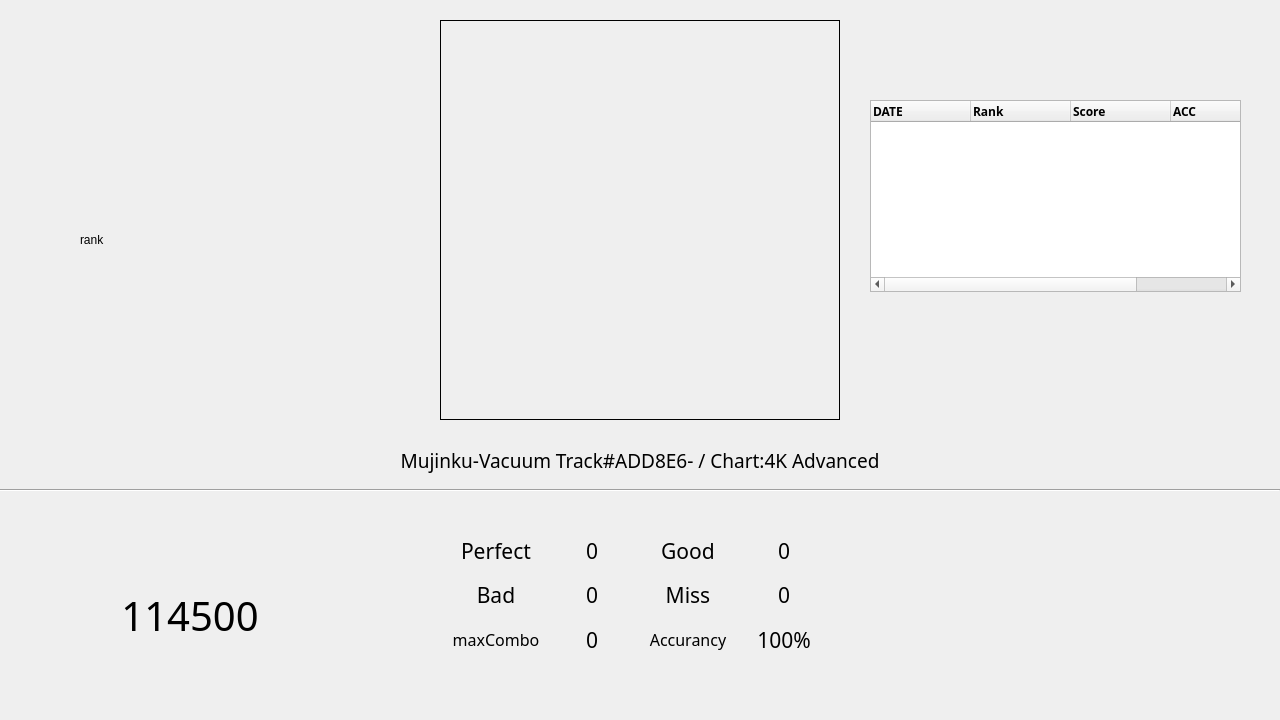
<?xml version="1.0" encoding="UTF-8"?>
<ui version="4.0">
 <class>EndWidgetClass</class>
 <widget class="QWidget" name="EndWidgetClass">
  <property name="geometry">
   <rect>
    <x>0</x>
    <y>0</y>
    <width>1280</width>
    <height>720</height>
   </rect>
  </property>
  <property name="minimumSize">
   <size>
    <width>1280</width>
    <height>720</height>
   </size>
  </property>
  <property name="maximumSize">
   <size>
    <width>1280</width>
    <height>720</height>
   </size>
  </property>
  <property name="windowTitle">
   <string>EndWidget</string>
  </property>
  <widget class="QPushButton" name="pushButton_restart">
   <property name="geometry">
    <rect>
     <x>1072</x>
     <y>40</y>
     <width>64</width>
     <height>64</height>
    </rect>
   </property>
   <property name="styleSheet">
    <string notr="true">QPushButton
{
	background-image:url(./res/icon/restrart_white_64x.png);
	border:0px;
}

QPushButton:pressed
{
	background-image:url(./res/icon/restart_black_64x.png);
	border:0px;
}</string>
   </property>
   <property name="text">
    <string/>
   </property>
   <property name="icon">
    <iconset>
     <normaloff>../res/icon/restart_white_64x.png</normaloff>../res/icon/restart_white_64x.png</iconset>
   </property>
   <property name="iconSize">
    <size>
     <width>64</width>
     <height>64</height>
    </size>
   </property>
   <property name="checkable">
    <bool>true</bool>
   </property>
   <property name="checked">
    <bool>false</bool>
   </property>
   <property name="autoRepeat">
    <bool>false</bool>
   </property>
   <property name="autoExclusive">
    <bool>false</bool>
   </property>
   <property name="autoRepeatDelay">
    <number>300</number>
   </property>
   <property name="autoDefault">
    <bool>false</bool>
   </property>
   <property name="default">
    <bool>false</bool>
   </property>
   <property name="flat">
    <bool>true</bool>
   </property>
  </widget>
  <widget class="QPushButton" name="pushButton_backMenu">
   <property name="geometry">
    <rect>
     <x>1176</x>
     <y>40</y>
     <width>64</width>
     <height>64</height>
    </rect>
   </property>
   <property name="styleSheet">
    <string notr="true">QPushButton
{
	background-image:url(./res/icon/home_white_64x.png);
	border:0px;
}

QPushButton:pressed
{
	background-image:url(./res/icon/home_black_64x.png);
	border:0px;
}</string>
   </property>
   <property name="text">
    <string/>
   </property>
   <property name="icon">
    <iconset>
     <normaloff>../res/icon/home_white_64x.png</normaloff>../res/icon/home_white_64x.png</iconset>
   </property>
   <property name="iconSize">
    <size>
     <width>64</width>
     <height>64</height>
    </size>
   </property>
   <property name="default">
    <bool>false</bool>
   </property>
   <property name="flat">
    <bool>true</bool>
   </property>
  </widget>
  <widget class="QLabel" name="background">
   <property name="geometry">
    <rect>
     <x>-420</x>
     <y>-170</y>
     <width>1200</width>
     <height>675</height>
    </rect>
   </property>
   <property name="sizePolicy">
    <sizepolicy hsizetype="Fixed" vsizetype="Fixed">
     <horstretch>0</horstretch>
     <verstretch>0</verstretch>
    </sizepolicy>
   </property>
   <property name="minimumSize">
    <size>
     <width>1200</width>
     <height>675</height>
    </size>
   </property>
   <property name="maximumSize">
    <size>
     <width>1200</width>
     <height>675</height>
    </size>
   </property>
   <property name="text">
    <string/>
   </property>
  </widget>
  <widget class="QLabel" name="label_songPic">
   <property name="geometry">
    <rect>
     <x>440</x>
     <y>20</y>
     <width>400</width>
     <height>400</height>
    </rect>
   </property>
   <property name="frameShape">
    <enum>QFrame::Shape::Box</enum>
   </property>
   <property name="text">
    <string/>
   </property>
  </widget>
  <widget class="QLabel" name="label_chartIntro">
   <property name="geometry">
    <rect>
     <x>0</x>
     <y>440</y>
     <width>1280</width>
     <height>40</height>
    </rect>
   </property>
   <property name="minimumSize">
    <size>
     <width>0</width>
     <height>40</height>
    </size>
   </property>
   <property name="maximumSize">
    <size>
     <width>1280</width>
     <height>40</height>
    </size>
   </property>
   <property name="font">
    <font>
     <family>Saira</family>
     <pointsize>14</pointsize>
    </font>
   </property>
   <property name="text">
    <string>Mujinku-Vacuum Track#ADD8E6- / Chart:4K Advanced</string>
   </property>
   <property name="alignment">
    <set>Qt::AlignmentFlag::AlignCenter</set>
   </property>
  </widget>
  <widget class="QLabel" name="label_scoreNum">
   <property name="geometry">
    <rect>
     <x>90</x>
     <y>590</y>
     <width>200</width>
     <height>50</height>
    </rect>
   </property>
   <property name="minimumSize">
    <size>
     <width>200</width>
     <height>50</height>
    </size>
   </property>
   <property name="maximumSize">
    <size>
     <width>200</width>
     <height>50</height>
    </size>
   </property>
   <property name="font">
    <font>
     <family>Saira</family>
     <pointsize>30</pointsize>
    </font>
   </property>
   <property name="text">
    <string>114500</string>
   </property>
   <property name="textFormat">
    <enum>Qt::TextFormat::AutoText</enum>
   </property>
   <property name="alignment">
    <set>Qt::AlignmentFlag::AlignCenter</set>
   </property>
  </widget>
  <widget class="QLabel" name="label_rank">
   <property name="geometry">
    <rect>
     <x>80</x>
     <y>140</y>
     <width>200</width>
     <height>200</height>
    </rect>
   </property>
   <property name="minimumSize">
    <size>
     <width>200</width>
     <height>200</height>
    </size>
   </property>
   <property name="maximumSize">
    <size>
     <width>200</width>
     <height>200</height>
    </size>
   </property>
   <property name="text">
    <string>rank</string>
   </property>
  </widget>
  <widget class="QLabel" name="label_scoreFrame">
   <property name="geometry">
    <rect>
     <x>40</x>
     <y>510</y>
     <width>280</width>
     <height>160</height>
    </rect>
   </property>
   <property name="minimumSize">
    <size>
     <width>280</width>
     <height>160</height>
    </size>
   </property>
   <property name="maximumSize">
    <size>
     <width>280</width>
     <height>160</height>
    </size>
   </property>
   <property name="text">
    <string/>
   </property>
   <property name="pixmap">
    <pixmap>../res/icon/scoreFrame.png</pixmap>
   </property>
   <property name="scaledContents">
    <bool>true</bool>
   </property>
  </widget>
  <widget class="QTreeWidget" name="treeWidget_history">
   <property name="geometry">
    <rect>
     <x>870</x>
     <y>100</y>
     <width>371</width>
     <height>192</height>
    </rect>
   </property>
   <property name="font">
    <font>
     <family>Segoe Script</family>
     <italic>false</italic>
     <bold>true</bold>
     <strikeout>false</strikeout>
    </font>
   </property>
   <property name="mouseTracking">
    <bool>true</bool>
   </property>
   <property name="tabletTracking">
    <bool>false</bool>
   </property>
   <property name="autoFillBackground">
    <bool>true</bool>
   </property>
   <column>
    <property name="text">
     <string>DATE</string>
    </property>
   </column>
   <column>
    <property name="text">
     <string>Rank</string>
    </property>
   </column>
   <column>
    <property name="text">
     <string>Score</string>
    </property>
   </column>
   <column>
    <property name="text">
     <string>ACC</string>
    </property>
   </column>
   <column>
    <property name="text">
     <string>MISS</string>
    </property>
   </column>
  </widget>
  <widget class="QPushButton" name="pushButton_history">
   <property name="geometry">
    <rect>
     <x>968</x>
     <y>40</y>
     <width>64</width>
     <height>64</height>
    </rect>
   </property>
   <property name="styleSheet">
    <string notr="true">QPushButton
{
	background-image:url(./res/icon/history_white_64x.png);
	border:0px;
}

QPushButton:pressed
{
	background-image:url(./res/icon/history_black_64x.png);
	border:0px;
}</string>
   </property>
   <property name="text">
    <string/>
   </property>
   <property name="icon">
    <iconset>
     <normaloff>../res/icon/history_white_64x.png</normaloff>../res/icon/history_white_64x.png</iconset>
   </property>
   <property name="iconSize">
    <size>
     <width>64</width>
     <height>64</height>
    </size>
   </property>
   <property name="checkable">
    <bool>true</bool>
   </property>
   <property name="checked">
    <bool>false</bool>
   </property>
   <property name="autoRepeat">
    <bool>false</bool>
   </property>
   <property name="autoExclusive">
    <bool>false</bool>
   </property>
   <property name="autoRepeatDelay">
    <number>300</number>
   </property>
   <property name="autoDefault">
    <bool>false</bool>
   </property>
   <property name="default">
    <bool>false</bool>
   </property>
   <property name="flat">
    <bool>true</bool>
   </property>
  </widget>
  <widget class="Line" name="line">
   <property name="geometry">
    <rect>
     <x>0</x>
     <y>480</y>
     <width>1280</width>
     <height>20</height>
    </rect>
   </property>
   <property name="orientation">
    <enum>Qt::Orientation::Horizontal</enum>
   </property>
  </widget>
  <widget class="QWidget" name="widget_scoreList" native="true">
   <property name="geometry">
    <rect>
     <x>440</x>
     <y>520</y>
     <width>400</width>
     <height>150</height>
    </rect>
   </property>
   <property name="minimumSize">
    <size>
     <width>400</width>
     <height>150</height>
    </size>
   </property>
   <property name="maximumSize">
    <size>
     <width>400</width>
     <height>150</height>
    </size>
   </property>
   <property name="font">
    <font>
     <family>Saira</family>
     <pointsize>9</pointsize>
    </font>
   </property>
   <layout class="QGridLayout" name="gridLayout">
    <item row="2" column="3">
     <widget class="QLabel" name="label_accNum">
      <property name="font">
       <font>
        <family>Saira</family>
        <pointsize>16</pointsize>
       </font>
      </property>
      <property name="text">
       <string>100%</string>
      </property>
      <property name="alignment">
       <set>Qt::AlignmentFlag::AlignCenter</set>
      </property>
     </widget>
    </item>
    <item row="0" column="3">
     <widget class="QLabel" name="label_goodNum">
      <property name="minimumSize">
       <size>
        <width>0</width>
        <height>0</height>
       </size>
      </property>
      <property name="maximumSize">
       <size>
        <width>16777215</width>
        <height>16777215</height>
       </size>
      </property>
      <property name="font">
       <font>
        <family>Saira</family>
        <pointsize>16</pointsize>
       </font>
      </property>
      <property name="text">
       <string>0</string>
      </property>
      <property name="alignment">
       <set>Qt::AlignmentFlag::AlignCenter</set>
      </property>
     </widget>
    </item>
    <item row="0" column="0">
     <widget class="QLabel" name="label_best">
      <property name="minimumSize">
       <size>
        <width>0</width>
        <height>0</height>
       </size>
      </property>
      <property name="maximumSize">
       <size>
        <width>16777215</width>
        <height>16777215</height>
       </size>
      </property>
      <property name="font">
       <font>
        <family>Saira</family>
        <pointsize>16</pointsize>
       </font>
      </property>
      <property name="text">
       <string>Perfect</string>
      </property>
      <property name="alignment">
       <set>Qt::AlignmentFlag::AlignCenter</set>
      </property>
     </widget>
    </item>
    <item row="1" column="0">
     <widget class="QLabel" name="label_bad">
      <property name="font">
       <font>
        <family>Saira</family>
        <pointsize>16</pointsize>
       </font>
      </property>
      <property name="text">
       <string>Bad</string>
      </property>
      <property name="alignment">
       <set>Qt::AlignmentFlag::AlignCenter</set>
      </property>
     </widget>
    </item>
    <item row="1" column="3">
     <widget class="QLabel" name="label_missNum">
      <property name="minimumSize">
       <size>
        <width>0</width>
        <height>0</height>
       </size>
      </property>
      <property name="maximumSize">
       <size>
        <width>16777215</width>
        <height>16777215</height>
       </size>
      </property>
      <property name="font">
       <font>
        <family>Saira</family>
        <pointsize>16</pointsize>
       </font>
      </property>
      <property name="text">
       <string>0</string>
      </property>
      <property name="alignment">
       <set>Qt::AlignmentFlag::AlignCenter</set>
      </property>
     </widget>
    </item>
    <item row="2" column="2">
     <widget class="QLabel" name="label_acc">
      <property name="minimumSize">
       <size>
        <width>0</width>
        <height>0</height>
       </size>
      </property>
      <property name="maximumSize">
       <size>
        <width>16777215</width>
        <height>16777215</height>
       </size>
      </property>
      <property name="font">
       <font>
        <family>Saira</family>
        <pointsize>12</pointsize>
       </font>
      </property>
      <property name="text">
       <string>Accurancy</string>
      </property>
      <property name="alignment">
       <set>Qt::AlignmentFlag::AlignCenter</set>
      </property>
     </widget>
    </item>
    <item row="1" column="1">
     <widget class="QLabel" name="label_badNum">
      <property name="font">
       <font>
        <family>Saira</family>
        <pointsize>16</pointsize>
       </font>
      </property>
      <property name="text">
       <string>0</string>
      </property>
      <property name="alignment">
       <set>Qt::AlignmentFlag::AlignCenter</set>
      </property>
     </widget>
    </item>
    <item row="2" column="0">
     <widget class="QLabel" name="label_combo">
      <property name="minimumSize">
       <size>
        <width>0</width>
        <height>0</height>
       </size>
      </property>
      <property name="maximumSize">
       <size>
        <width>16777215</width>
        <height>16777215</height>
       </size>
      </property>
      <property name="font">
       <font>
        <family>Saira</family>
        <pointsize>12</pointsize>
       </font>
      </property>
      <property name="text">
       <string>maxCombo</string>
      </property>
      <property name="alignment">
       <set>Qt::AlignmentFlag::AlignCenter</set>
      </property>
     </widget>
    </item>
    <item row="2" column="1">
     <widget class="QLabel" name="label_comboNum">
      <property name="minimumSize">
       <size>
        <width>0</width>
        <height>0</height>
       </size>
      </property>
      <property name="maximumSize">
       <size>
        <width>16777215</width>
        <height>16777215</height>
       </size>
      </property>
      <property name="font">
       <font>
        <family>Saira</family>
        <pointsize>16</pointsize>
       </font>
      </property>
      <property name="text">
       <string>0</string>
      </property>
      <property name="alignment">
       <set>Qt::AlignmentFlag::AlignCenter</set>
      </property>
     </widget>
    </item>
    <item row="0" column="1">
     <widget class="QLabel" name="label_bestNum">
      <property name="sizePolicy">
       <sizepolicy hsizetype="Preferred" vsizetype="Preferred">
        <horstretch>0</horstretch>
        <verstretch>0</verstretch>
       </sizepolicy>
      </property>
      <property name="minimumSize">
       <size>
        <width>0</width>
        <height>0</height>
       </size>
      </property>
      <property name="maximumSize">
       <size>
        <width>16777215</width>
        <height>16777215</height>
       </size>
      </property>
      <property name="font">
       <font>
        <family>Saira</family>
        <pointsize>16</pointsize>
       </font>
      </property>
      <property name="text">
       <string>0</string>
      </property>
      <property name="alignment">
       <set>Qt::AlignmentFlag::AlignCenter</set>
      </property>
     </widget>
    </item>
    <item row="1" column="2">
     <widget class="QLabel" name="label_miss">
      <property name="minimumSize">
       <size>
        <width>0</width>
        <height>0</height>
       </size>
      </property>
      <property name="maximumSize">
       <size>
        <width>16777215</width>
        <height>16777215</height>
       </size>
      </property>
      <property name="font">
       <font>
        <family>Saira</family>
        <pointsize>16</pointsize>
       </font>
      </property>
      <property name="text">
       <string>Miss</string>
      </property>
      <property name="alignment">
       <set>Qt::AlignmentFlag::AlignCenter</set>
      </property>
     </widget>
    </item>
    <item row="0" column="2">
     <widget class="QLabel" name="label_good">
      <property name="minimumSize">
       <size>
        <width>0</width>
        <height>0</height>
       </size>
      </property>
      <property name="maximumSize">
       <size>
        <width>16777215</width>
        <height>16777215</height>
       </size>
      </property>
      <property name="font">
       <font>
        <family>Saira</family>
        <pointsize>16</pointsize>
       </font>
      </property>
      <property name="text">
       <string>Good</string>
      </property>
      <property name="alignment">
       <set>Qt::AlignmentFlag::AlignCenter</set>
      </property>
     </widget>
    </item>
   </layout>
  </widget>
  <widget class="QLabel" name="label_scoreListFrame">
   <property name="geometry">
    <rect>
     <x>400</x>
     <y>490</y>
     <width>440</width>
     <height>190</height>
    </rect>
   </property>
   <property name="minimumSize">
    <size>
     <width>440</width>
     <height>190</height>
    </size>
   </property>
   <property name="maximumSize">
    <size>
     <width>440</width>
     <height>190</height>
    </size>
   </property>
   <property name="text">
    <string/>
   </property>
   <property name="pixmap">
    <pixmap>../res/icon/scoreListFrame.png</pixmap>
   </property>
   <property name="scaledContents">
    <bool>true</bool>
   </property>
  </widget>
  <zorder>label_scoreListFrame</zorder>
  <zorder>background</zorder>
  <zorder>pushButton_restart</zorder>
  <zorder>pushButton_backMenu</zorder>
  <zorder>label_songPic</zorder>
  <zorder>label_chartIntro</zorder>
  <zorder>label_rank</zorder>
  <zorder>label_scoreFrame</zorder>
  <zorder>label_scoreNum</zorder>
  <zorder>treeWidget_history</zorder>
  <zorder>pushButton_history</zorder>
  <zorder>line</zorder>
  <zorder>widget_scoreList</zorder>
 </widget>
 <layoutdefault spacing="6" margin="11"/>
 <resources/>
 <connections/>
</ui>
